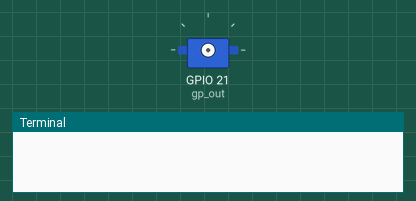
A program run on a simulated Raspberry Pi (BCM pin numbers). Shown: servo, the last lines printed to the terminal. Servo angles are drawn from the pulse width (0.5 ms = 0°, 2.5 ms = 180°). At 15.2 s the program stops and its outputs stay as they are.

Above: at 0.1 s.
At 14.13 s:
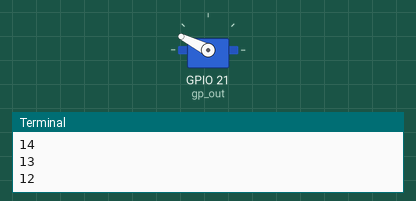
At 14.54 s:
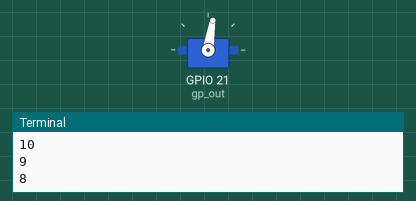
At 15.0 s:
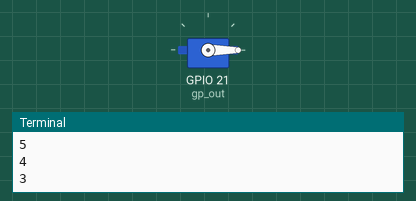
Timing chart, 0 to 16.5 s (numbered marks = the images above):
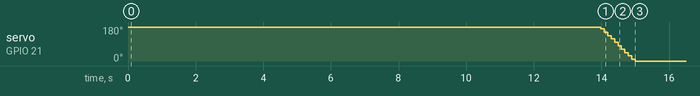

The program:

PWM_02.py
```python
#参考url:https://qiita.com/undo0530/items/51cc446eefec6c91c26d

import RPi.GPIO as GPIO
import time

GPIO.setmode(GPIO.BCM)

#GPIO4を制御パルスの出力に設定
gp_out =  21
GPIO.setup(gp_out, GPIO.OUT)

#デューティー比:0~100
duty_ratio = 50

#「GPIO4出力」でPWMインスタンスを作成する。
#GPIO.PWM( [ピン番号] , [周波数Hz] )
#SG92RはPWMサイクル:20ms(=50Hz), 制御パルス:0.5ms〜2.4ms, (=2.5%〜12%)。
servo = GPIO.PWM(gp_out, 50)

#パルス出力開始。　servo.start( [デューティサイクル 0~100%] )
#とりあえずゼロ指定だとサイクルが生まれないので特に動かないっぽい？
servo.start(0)
#time.sleep(1)

i = 0

while i < 10000:
    servo.ChangeDutyCycle(duty_ratio)
    time.sleep(0.001)
    i = i + 1

k = 0
print(duty_ratio)

while duty_ratio > 0:
    while k < 100:
        servo.ChangeDutyCycle(duty_ratio)
        time.sleep(0.001)
        k = k + 1
    k = 0
    print(duty_ratio)
    duty_ratio = duty_ratio - 1

servo.stop()
GPIO.cleanup()
```

Measured:
- by itself, servo on GPIO 21 (gp_out): moves from 180° to 0° over 1.0 s
